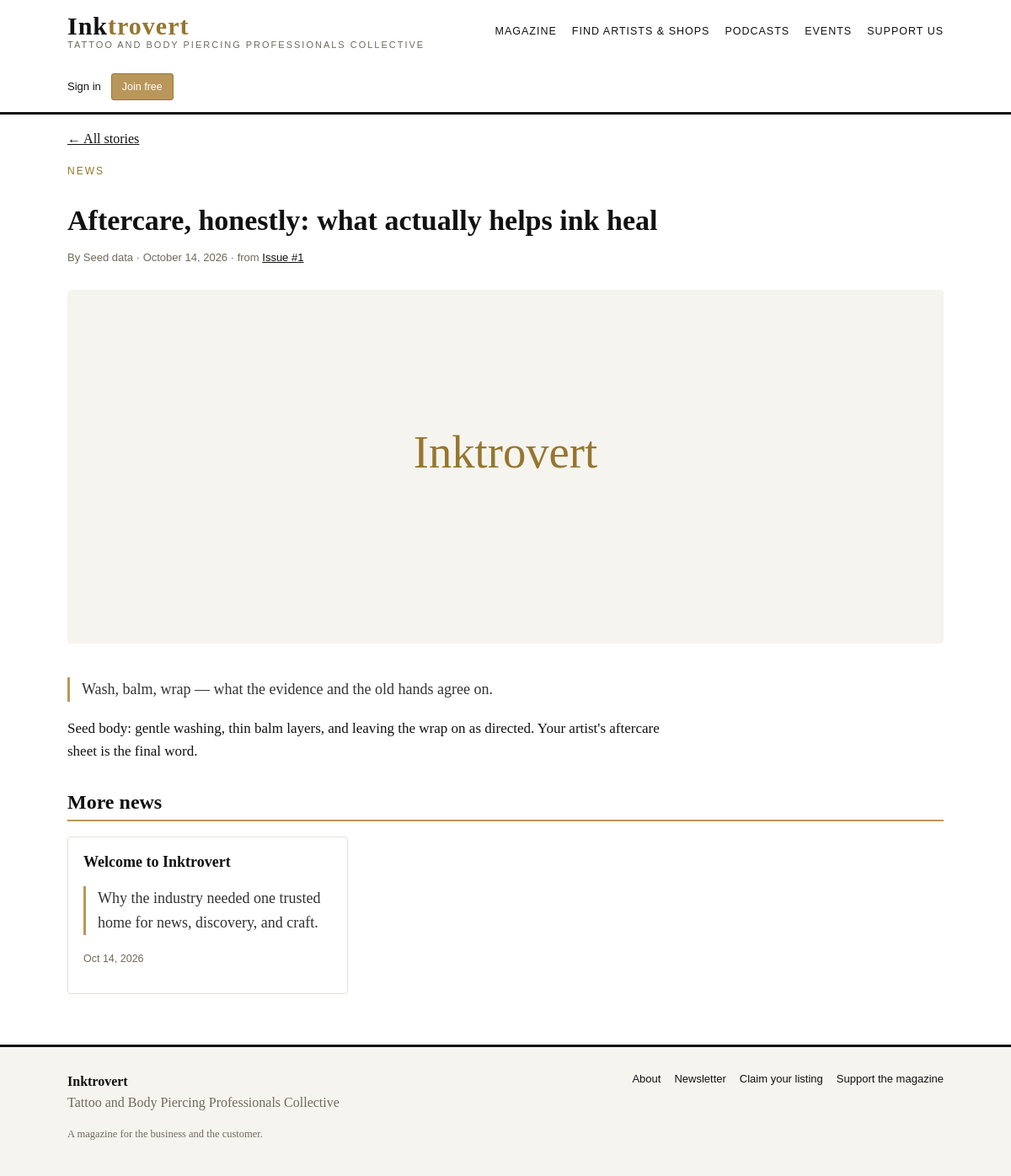
/stories/aftercare-honestly-what-actually-helps-ink-heal, run on the app's committed database.
### app/models.py (models this page shows)
class Story(Base):
    __tablename__ = "stories"
    id: Mapped[int] = mapped_column(Integer, primary_key=True)
    issue_id: Mapped[int | None] = mapped_column(ForeignKey("issues.id", ondelete="SET NULL"),
                                                 nullable=True)
    title: Mapped[str] = mapped_column(String(250), nullable=False)
    slug: Mapped[str] = mapped_column(String(270), unique=True, nullable=False)
    category: Mapped[str] = mapped_column(String(30), nullable=False, default="news")
    excerpt: Mapped[str] = mapped_column(Text, default="", nullable=False)
    body: Mapped[str] = mapped_column(Text, default="", nullable=False)
    cover_image: Mapped[str] = mapped_column(String(500), default="", nullable=False)
    author_name: Mapped[str] = mapped_column(String(120), default="", nullable=False)
    sort_order: Mapped[int] = mapped_column(Integer, default=0, nullable=False)
    is_published: Mapped[bool] = mapped_column(Boolean, default=False, nullable=False)
    published_at: Mapped[datetime | None] = mapped_column(DateTime(timezone=True), nullable=True)
    created_at: Mapped[datetime] = mapped_column(DateTime(timezone=True), default=utcnow,
                                                 nullable=False)
    issue: Mapped[Issue | None] = relationship("Issue", back_populates="stories")

class Issue(Base):
    __tablename__ = "issues"
    id: Mapped[int] = mapped_column(Integer, primary_key=True)
    number: Mapped[int] = mapped_column(Integer, unique=True, nullable=False)
    title: Mapped[str] = mapped_column(String(200), nullable=False)
    slug: Mapped[str] = mapped_column(String(220), unique=True, nullable=False)
    blurb: Mapped[str] = mapped_column(Text, default="", nullable=False)
    cover_image: Mapped[str] = mapped_column(String(500), default="", nullable=False)
    is_published: Mapped[bool] = mapped_column(Boolean, default=False, nullable=False)
    published_at: Mapped[datetime | None] = mapped_column(DateTime(timezone=True), nullable=True)
    created_at: Mapped[datetime] = mapped_column(DateTime(timezone=True), default=utcnow,
                                                 nullable=False)
    stories: Mapped[list["Story"]] = relationship("Story", back_populates="issue",
                                                  order_by="Story.sort_order")

### app/public.py (the view)
@public_bp.get("/stories/<slug>")
def story_detail(slug):
    db = get_db()
    story = db.query(Story).filter_by(slug=slug, is_published=True).first()
    if story is None or not can_view_story(get_current_user(), story):
        abort(404)
    more = (
        db.query(Story)
        .filter(Story.is_published == True,  # noqa: E712
                Story.category == story.category,
                Story.id != story.id)
        .order_by(Story.published_at.desc()).limit(3).all()
    )
    return render_template(
        "public/story_detail.html",
        story=story,
        more=more,
        category_label=_category_label,
    )

### app/access.py (called while the page is built)
def can_view_story(user, story) -> bool:
    return story is not None and story.is_published

### app/auth.py (called while the page is built, shortened)
def get_current_user() -> User | None:
    return g.get("user")

def init_auth(app) -> None:
    @app.before_request
    def _load_user():
        g.user = None
        g.csrf_token_value = None
        token = request.cookies.get(app.config["AUTH_COOKIE_NAME"])
        if not token:
            return
    @app.teardown_appcontext
    def _teardown(_exc=None):
        from .db import close_db
        close_db(_exc)

### app/db.py (called while the page is built)
def new_session() -> Session:
    if _SessionLocal is None:
        raise RuntimeError("Database engine not initialised — call db.init_engine() first.")
    return _SessionLocal()

def get_db() -> Session:
    session = g.get("db_session")
    if session is None:
        session = new_session()
        g.db_session = session
    return session

### app/public.py (called while the page is built)
def _category_label(category: str) -> str:
    return category.replace("-", " ").title()

### templates/public/story_detail.html (shortened to what this page needs)
{% extends "base.html" %}
{% block content %}
<p><a href="{{ url_for('public.stories') }}">&larr; All stories</a></p>
<article>
  <p class="section-kicker">{{ category_label(story.category) }}</p>
  <h1>{{ story.title }}</h1>
  <p class="byline">
    {% if story.author_name %}By {{ story.author_name }}{% endif %}
    {% if story.published_at %} · {{ story.published_at.strftime('%B %d, %Y') }}{% endif %}
    {% if story.issue and story.issue.is_published %} · from <a href="{{ url_for('public.issue_detail', slug=story.issue.slug) }}">Issue #{{ story.issue.number }}</a>{% endif %}
  </p>
  {% if story.cover_image %}<img src="{{ story.cover_image }}" alt="" class="article-cover">{% endif %}
  {% if story.excerpt %}<p class="excerpt">{{ story.excerpt }}</p>{% endif %}
  <div class="article-body">{{ story.body|safe }}</div>
</article>
{% if more %}
<section>
  <h2>More {{ category_label(story.category)|lower }}</h2>
  <div class="grid">
    {% for s in more %}
    <article class="card">
      <h3><a href="{{ url_for('public.story_detail', slug=s.slug) }}">{{ s.title }}</a></h3>
      {% if s.excerpt %}<p class="excerpt">{{ s.excerpt }}</p>{% endif %}
      <p class="meta">{% if s.published_at %}{{ s.published_at.strftime('%b %d, %Y') }}{% endif %}</p>
    </article>
    {% endfor %}
  </div>
</section>
{% endif %}
{% endblock %}

### static/css/inktrovert.css (style rules this page uses)
:root { --ink: #111111; --paper: #ffffff; --wash: #f6f4ef; --gold: #b9975b; --gold-deep: #96762f; --line: #e5e0d5; --muted: #6f6a5e; --danger: #a33b2e; --ok: #2e7d4f; }
* { box-sizing: border-box; }
body { margin: 0; font-family: Georgia, "Times New Roman", serif; color: var(--ink); background: var(--paper); line-height: 1.6; }
a { color: var(--ink); }
h1, h2, h3 { line-height: 1.25; }
h1 { font-size: 34px; margin: 28px 0 12px; }
h2 { font-size: 24px; margin: 32px 0 10px; border-bottom: 2px solid var(--gold); padding-bottom: 6px; }
h3 { font-size: 18px; margin: 20px 0 8px; }
.section-kicker { font-family: Arial, Helvetica, sans-serif; text-transform: uppercase; letter-spacing: 2px; font-size: 12px; color: var(--gold-deep); margin: 0 0 4px; }
.grid { display: grid; grid-template-columns: repeat(auto-fill, minmax(280px, 1fr)); gap: 20px; margin: 18px 0; }
.card { border: 1px solid var(--line); border-radius: 4px; padding: 18px; background: var(--paper); }
.card h3 { margin-top: 0; }
.card h3 a { text-decoration: none; }
.card .meta { font-family: Arial, Helvetica, sans-serif; font-size: 12.5px; color: var(--muted); }
.article-body { max-width: 720px; font-size: 17px; }
.byline { font-family: Arial, Helvetica, sans-serif; font-size: 13px; color: var(--muted); }
.excerpt { font-size: 18px; color: #333; border-left: 3px solid var(--gold); padding-left: 14px; }
.article-cover { width: 100%; max-height: 420px; object-fit: cover; border-radius: 4px; margin: 14px 0; }

### data on the page
Story: category "NEWS", title "Aftercare, honestly: what actually helps ink heal", author_name "Seed data", published_at "October 14, 2026", cover_image (picture), excerpt "Wash, balm, wrap — what the evidence and the old hands agree on.", body "Seed body: gentle washing, thin balm layers, and leaving the wrap on as directed. Your artist's aftercare sheet is the final word.", category "news"
Issue: issue.number "1"
Story: title "Welcome to Inktrovert", excerpt "Why the industry needed one trusted home for news, discovery, and craft.", published_at "Oct 14, 2026"
